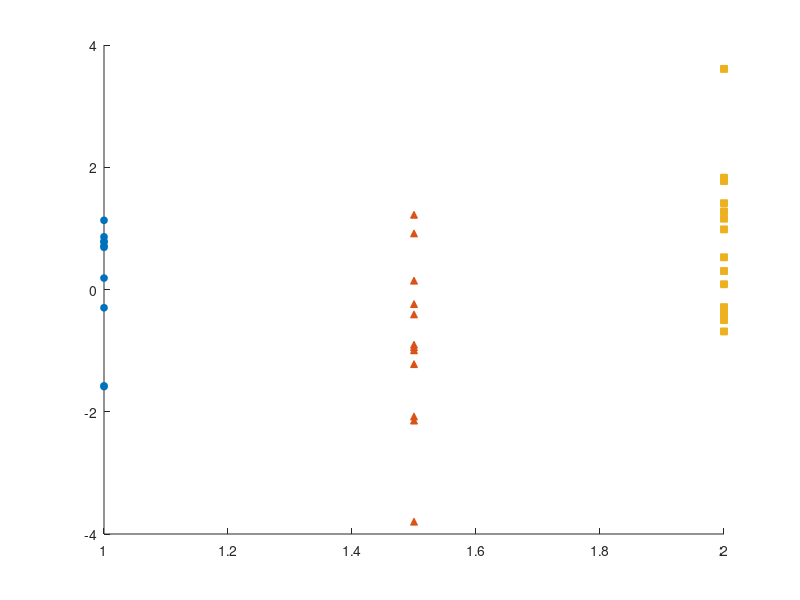

Write MATLAB code to recreate this figure. (Note: this script raises an error after producing the figure.)
function h_box = group_boxchart(data, groupid, feature_labels, group_labels, group_gap, feature_gap, markers, marker_colors)
%GROUP_BOXCHART  Creates a grouped boxchart
%
%   Usage:
%   h_box = group_boxchart(data, groupid, feature_names, group_names, group_gap, feature_gap, markers, marker_colors)
%
%   Input:
%   data: NxF data with F features and N observations across all groups
%   groupid: Nx1 column vector with group ids
%   feature_labels: 1xF cell of chars with feature lables (default: {'Feature 1',...'Feature N'})
%   group_labels: 1xG cell of chars with group labels (default: {'Group 1',...'Group N'})
%   group_gap: double - the spacing within groups boxplot (default: .5)
%   feature_gap: double - the spacing between each boxplot group between features (default: 1)
%   markers: 1xG char - markers for each group (default: 'o^sdvph>')
%   marker_colors: chars or Nx3 matrix of colors (default: matlab color order)
%
%   Output:
%   h_box: handle to boxchart objects
%
%   Example:
%     figure
%     %% Generate Data
% 
%     N1 = 10; %Number in group 1
%     N2 = 12; %Number in group 2
%     N3 = 15; %Number in group 3
% 
%     data1 = [randn(N1,1) randn(N1,1)+2 randn(N1,1)*2-3];
%     data2 = [randn(N2,1)-1 randn(N2,1)-2 randn(N2,1)/2+3];
%     data3 = [randn(N3,1)+.5 randn(N3,1)+3 randn(N3,1)-1];
% 
%     data = [data1; data2; data3];
% 
%     %Group id
%     groupid = [ones(N1,1)*0; ones(N2,1)*1; ones(N3,1)*2];
% 
%     group_boxchart(data,groupid);
%
%   Copyright 2022 Michael J. Prerau, Ph.D. - http://www.sleepEEG.org
%   This work is licensed under a Creative Commons Attribution-NonCommercial-ShareAlike 4.0 International License.
%   (http://creativecommons.org/licenses/by-nc-sa/4.0/)
%
%   Last modified 02/19/2022
%********************************************************************
if nargin == 0
    %% Generate Data

    N1 = 10; %Number in group 1
    N2 = 12; %Number in group 2
    N3 = 15; %Number in group 3

    data1 = [randn(N1,1) randn(N1,1)+2 randn(N1,1)*2-3];
    data2 = [randn(N2,1)-1 randn(N2,1)-2 randn(N2,1)/2+3];
    data3 = [randn(N3,1)+.5 randn(N3,1)+3 randn(N3,1)-1];

    data = [data1; data2; data3];

    %Group id
    groupid = [ones(N1,1)*0; ones(N2,1)*1; ones(N3,1)*2];
end

%Get unique group ids
ids = unique(groupid);
Ngroups = length(ids);

%Number of features
Nfeatures = size(data,2);

%Create the xtick locations
xticks = zeros(1,Nfeatures);
xpos = zeros(1, Ngroups);

%Set default feature names
if nargin<3
    feature_labels = cell(1,Nfeatures);
    for ii = 1:Nfeatures
        feature_labels{ii} = ['Feature ' num2str(ii)];
    end
end

%Set default group names
if nargin<4
    group_labels = cell(1,Ngroups);
    for ii = 1:Ngroups
        group_labels{ii} = ['Group ' num2str(ii)];
    end
end

if nargin<5
    %Spacing within groups
    group_gap = .5;
end

if nargin<6
    %Between features spacing
    feature_gap = 1;
end

%Data markers
if nargin<7
    markers = 'o^sdvph>o^sdvph>o^sdvph>';
end

%Data colors
if nargin<8
    marker_colors = repmat(get(gca,'colororder'),5,1);
end

%Force character colors to be column vector
if ischar(marker_colors)
    marker_colors = marker_colors(:);
else
    assert(size(marker_colors,2) == 3,'Color must be vector of characters or Nx3 matrix');
end

assert(length(groupid)==size(data,1),'Group id must be column vector of length equal to data rows');

%% Create plot
hold all;

%Loop through each of the features
for ii = 1:Nfeatures
    %Set the x positions
    xpos(1) = ii+(2*group_gap+feature_gap)*(ii-1);
    for jj = 2:Ngroups
        xpos(jj) = xpos(jj-1)+group_gap;
    end

    %Set the xticks in the middle of the group
    xticks(ii) = mean(xpos);

    %Assemble the group data
    xgroupdata = [];
    h_scatter = zeros(1,Ngroups);

    for jj = 1:Ngroups
        %Get all gorup members
        group_idx = groupid == ids(jj);
        N = sum(group_idx);

        %Concatenate data
        xgroupdata = [xgroupdata; ones(N,1)*xpos(jj)];

        %Plot the data
        h_scatter(jj) = plot(xpos(jj)*ones(N,1),data(groupid==ids(jj),ii),markers(jj),'markerfacecolor',marker_colors(jj,:),'markersize',5);
    end

    %Get the data for the features
    d = data(:,ii);

    %Plot the boxchart
    h_box(ii) = boxchart(xgroupdata,d(:));
end

%Update the ticks and the legend
set(gca,'XTick',xticks,'XTickLabel',feature_labels)
legend(h_scatter,group_labels);

hold off;
